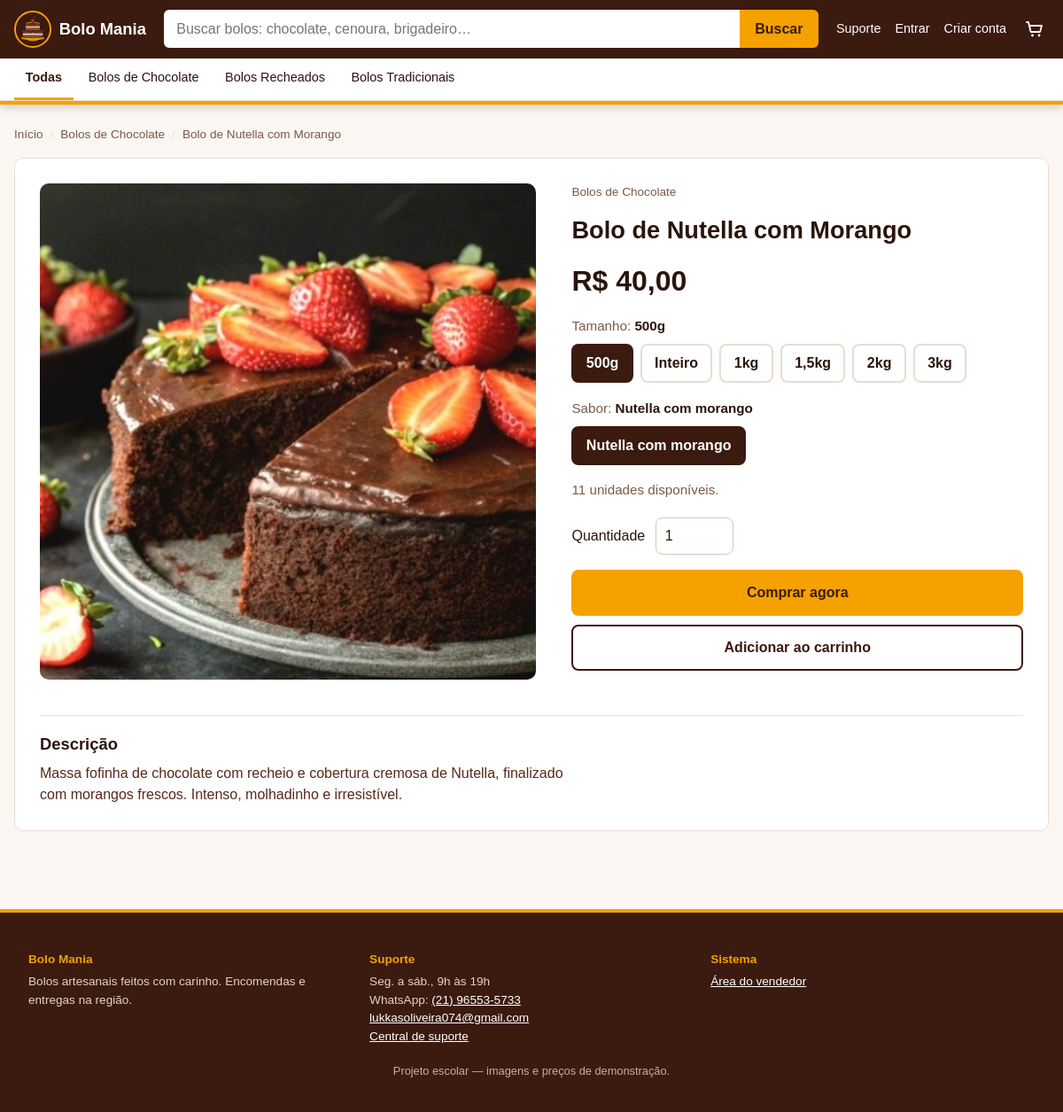
Page /index.php?controller=loja&action=produto&id=7 on the committed database.
### tables this page shows
CREATE TABLE `categoria` (
  `id` int(11) NOT NULL AUTO_INCREMENT,
  `nome` varchar(100) NOT NULL,
  `ativo` tinyint(1) NOT NULL DEFAULT 1,
  PRIMARY KEY (`id`)
);

CREATE TABLE `produto` (
  `id` int(11) NOT NULL AUTO_INCREMENT,
  `categoria_id` int(11) NOT NULL,
  `nome` varchar(100) NOT NULL,
  `descricao` text DEFAULT NULL,
  `ativo` tinyint(1) NOT NULL DEFAULT 1,
  PRIMARY KEY (`id`),
  KEY `fk_produto_categoria` (`categoria_id`),
  CONSTRAINT `fk_produto_categoria` FOREIGN KEY (`categoria_id`) REFERENCES `categoria` (`id`) ON UPDATE CASCADE
);

### controllers/SiteBaseController.php (called while the page is built, shortened)
<?php
require_once __DIR__ . '/../models/Vitrine.php';
abstract class SiteBaseController
{
    protected function render(string $view, array $dados = [], string $titulo = 'Bolo Mania'): void
    {
        $carrinho = new Carrinho();
        $layout = [
            'titulo'        => $titulo,
            'categorias'    => (new Vitrine())->categoriasAtivas(),
            'qtdCarrinho'   => $carrinho->contar(),
            'clienteNome'   => $_SESSION['cliente_nome'] ?? null,
            'flashes'       => pegarFlashes(),
            'buscaAtual'    => trim($_GET['q'] ?? ''),
            'categoriaAtual' => (int) ($_GET['categoria_id'] ?? 0),
        ];
        extract($layout);
        extract($dados);
        require BASE_PATH . '/views/site/_header.php';
        require BASE_PATH . '/views/site/' . $view . '.php';
        require BASE_PATH . '/views/site/_footer.php';
    }
}

### controllers/LojaController.php (called while the page is built, shortened)
<?php
require_once __DIR__ . '/SiteBaseController.php';
class LojaController extends SiteBaseController
{
    public function produto(): void
    {
        $vitrine = new Vitrine();
        $produto = $vitrine->buscarProduto((int) ($_GET['id'] ?? 0));
        $variacoes = $vitrine->variacoesDoProduto((int) $produto['id']);
        $variacoesJs = array_map(fn($v) => [
            'id'      => (int) $v['id'],
            'tamanho' => $v['tamanho'],
            'cor'     => $v['cor'],
            'sku'     => $v['sku'],
            'preco'   => (float) $v['preco'],
            'estoque' => (int) $v['estoque'],
        ], $variacoes);
        $this->render('produto', [
            'produto'     => $produto,
            'imagem'      => imagemProduto((int) $produto['id']),
            'variacoes'   => $variacoesJs,
            'precoMin'    => min(array_column($variacoesJs, 'preco')),
        ], $produto['nome']);
    }
}

### index.php (called while the page is built, shortened)
<?php
require_once __DIR__ . '/config/db.php';
$controller = $_GET['controller'] ?? 'auth';
$action = $_GET['action'] ?? (
    $controller === 'auth' ? 'form' : 'index'
);
switch ($controller) {
    case 'loja':
        require_once __DIR__ . '/config/helpers.php';
        require_once __DIR__ . '/controllers/LojaController.php';
        $c = new LojaController();
        break;
}
$c->$action();

### config/helpers.php (called while the page is built, shortened)
<?php
function e($valor): string
{
    return htmlspecialchars((string) $valor, ENT_QUOTES | ENT_SUBSTITUTE, 'UTF-8');
}
function url(string $controller, string $action = 'index', array $params = []): string
{
    $query = array_merge(['controller' => $controller, 'action' => $action], $params);
    return 'index.php?' . http_build_query($query);
}

### models/Vitrine.php (called while the page is built, shortened)
<?php
require_once __DIR__ . '/../config/db.php';
class Vitrine
{
    private PDO $db;
    public function __construct()
    {
        $this->db = Database::getConnection();
    }
    public function categoriasAtivas(): array
    {
        return $this->db->query("
            SELECT DISTINCT c.id, c.nome
            FROM categoria c
            JOIN produto p ON p.categoria_id = c.id AND p.ativo = 1
            JOIN variacao v ON v.produto_id = p.id
            WHERE c.ativo = 1
            ORDER BY c.nome
        ")->fetchAll();
    }
    public function buscarProduto(int $id): ?array
    {
        $stmt = $this->db->prepare(
            "SELECT p.id, p.nome, p.descricao, p.categoria_id, c.nome AS categoria_nome
             FROM produto p
             JOIN categoria c ON c.id = p.categoria_id
             WHERE p.id = :id AND p.ativo = 1 AND c.ativo = 1"
        );
        $stmt->execute([':id' => $id]);
        return $stmt->fetch() ?: null;
    }
}

### config/db.php (called while the page is built)
<?php
class Database
{
    private static $conn = null;
    public static function getConnection()
    {
        if (self::$conn === null) {
            self::$conn = new PDO(
                "mysql:host=localhost;dbname=bolomania;charset=utf8mb4",
                "root",
                "",
                [
                    PDO::ATTR_ERRMODE => PDO::ERRMODE_EXCEPTION,
                    PDO::ATTR_DEFAULT_FETCH_MODE => PDO::FETCH_ASSOC
                ]
            );
        }
        return self::$conn;
    }
}

### views/site/produto.php (the view, shortened to what this page needs)
<nav class="migalhas" aria-label="Você está em">
  <a href="<?= e(url('loja', 'index')) ?>">Início</a>
  <a href="<?= e(url('loja', 'index', ['categoria_id' => $produto['categoria_id']])) ?>"><?= e($produto['categoria_nome']) ?></a>
  <span><?= e($produto['nome']) ?></span>
</nav>
<article class="produto" data-produto>
  <div class="produto__foto">
    <img src="<?= e($imagem) ?>" alt="<?= e($produto['nome']) ?>" width="640" height="640">
  </div>
  <div class="produto__info">
    <p class="produto__categoria"><?= e($produto['categoria_nome']) ?></p>
    <h1><?= e($produto['nome']) ?></h1>
    <p class="produto__preco" data-preco>
    </p>
    <form class="compra" action="<?= e(url('carrinho', 'adicionar')) ?>" method="post" data-form-compra>
      <fieldset class="opcoes" data-grupo="tamanho">
        <legend>Tamanho: <strong data-rotulo-tamanho></strong></legend>
        <div class="opcoes__lista" data-lista-tamanho></div>
      </fieldset>
      <fieldset class="opcoes" data-grupo="cor">
        <legend>Sabor: <strong data-rotulo-cor></strong></legend>
        <div class="opcoes__lista" data-lista-cor></div>
      </fieldset>
      <p class="disponibilidade" data-disponibilidade aria-live="polite"></p>
      <div class="quantidade">
        <label for="quantidade">Quantidade</label>
        <input id="quantidade" name="quantidade" type="number" value="1" min="1" max="1" inputmode="numeric" data-quantidade>
      </div>
      <div class="compra__botoes">
        <button type="submit" name="comprar_agora" value="1" class="botao botao--primario" data-botao-compra>Comprar agora</button>
        <button type="submit" class="botao botao--secundario" data-botao-compra>Adicionar ao carrinho</button>
      </div>
    </form>
  </div>
  <?php if (trim((string) $produto['descricao']) !== ''): ?>
    <section class="produto__descricao">
      <h2>Descrição</h2>
      <p><?= nl2br(e($produto['descricao'])) ?></p>
    </section>
  <?php endif; ?>
</article>

### views/site/_header.php (shortened to what this page needs)
<!DOCTYPE html>
<html lang="pt-BR">
<head>
  <link rel="stylesheet" href="public/assets/css/loja.css?v=7">
</head>
<body>
<header class="topo">
  <div class="topo__interno">
    <a class="marca" href="<?= e(url('loja', 'index')) ?>" aria-label="Bolo Mania — página inicial">
      <img class="marca__icone" src="public/imagem/logo.png?v=3" alt="" width="42" height="42">
      <span>Bolo Mania</span>
    </a>
    <form class="busca" action="index.php" method="get" role="search">
      <input id="busca-q" type="search" name="q" value="<?= e($buscaAtual) ?>" placeholder="Buscar bolos: chocolate, cenoura, brigadeiro…" maxlength="100">
      <button type="submit">Buscar</button>
    </form>
    <nav class="conta" aria-label="Minha conta">
      <a href="<?= e(url('loja', 'contato')) ?>">Suporte</a>
      <?php if ($clienteNome): ?>
        <a href="<?= e(url('conta', 'meusDados')) ?>">Olá, <?= e(explode(' ', trim($clienteNome))[0]) ?></a>
        <a href="<?= e(url('pedido', 'meusPedidos')) ?>">Meus pedidos</a>
        <form class="conta__sair" action="<?= e(url('conta', 'logout')) ?>" method="post">
          <?= csrfCampo() ?>
          <button type="submit" class="link">Sair</button>
        </form>
      <?php else: ?>
        <a href="<?= e(url('conta', 'login')) ?>">Entrar</a>
        <a href="<?= e(url('conta', 'cadastro')) ?>">Criar conta</a>
      <?php endif; ?>
      <a class="carrinho-link" href="<?= e(url('carrinho', 'index')) ?>" aria-label="Carrinho, <?= (int) $qtdCarrinho ?> item(ns)">
      </a>
    </nav>
  </div>
  <nav class="categorias" aria-label="Categorias">
    <div class="categorias__interno">
      <a href="<?= e(url('loja', 'index')) ?>" class="<?= !$categoriaAtual ? 'ativa' : '' ?>">Todas</a>
      <?php foreach ($categorias as $cat): ?>
        <a href="<?= e(url('loja', 'index', ['categoria_id' => $cat['id']])) ?>"
           class="<?= (int) $cat['id'] === (int) $categoriaAtual ? 'ativa' : '' ?>"
           <?= (int) $cat['id'] === (int) $categoriaAtual ? 'aria-current="page"' : '' ?>><?= e($cat['nome']) ?></a>
      <?php endforeach; ?>
    </div>
  </nav>
</header>
<main id="conteudo" class="pagina">

### rows in the picture
categoria: nome "Bolos de Chocolate"
categoria: nome "Bolos Recheados"
categoria: nome "Bolos Tradicionais"
produto: categoria.nome "Bolos de Chocolate", nome "Bolo de Nutella com Morango", descricao "Massa fofinha de chocolate com recheio e cobertura cremosa de Nutella, finalizado com morangos frescos. Intenso, molhadinho e irresistível."
